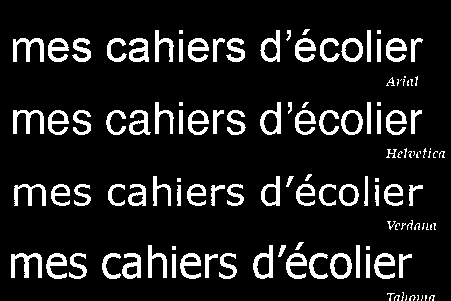
#> input picture Morpho-math/imagesTP/Recit_b.png, 451 x 301 px
$ python TP_4.py
#> lines starting #> are read from the running program, lines starting #| are printed output that depends on the picture; after the words box and inside, x2 and y2 are one past the last pixel; in counts of white or black regions, pixels touching at a corner belong together
import numpy as np
import cv2
import matplotlib.pyplot as plt

#Récupération de l'image
image = cv2.imread("imagesTP/Recit_b.png",0)
#> image: shape (301, 451); 11.6% white; 126 white regions (39 under 20 px), largest, box (x1, y1, x2, y2) and area: (11, 253, 42, 278) 371, (13, 38, 44, 62) 347, (13, 110, 44, 134) 338

#Initialisation de l'élément structurant S
S = np.ones((30,2),np.uint8)

#Erosion de l'image avec l'élément structurant S
Im_erodee = cv2.erode(image,S,1)
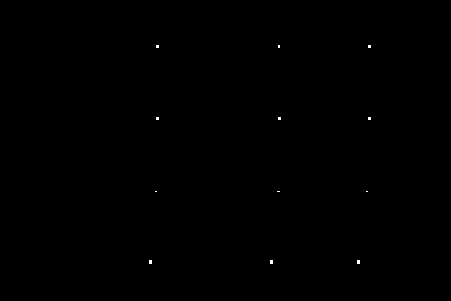
#> Im_erodee: shape (301, 451); 0.07% white in thin lines or dots, all inside (x1, y1, x2, y2) = (149, 45, 371, 264)

#Initialisation de l'élément structurant qui servira à la reconstruction
#==> Cercle de rayon r
r = 5
S2 = cv2.getStructuringElement(cv2.MORPH_ELLIPSE,(r,r))
reconsi_1 = Im_erodee
reconsi = reconsi_1
plt.ion()
i = 0
while True:
    i+=1
    reconsi_1 = reconsi
    reconsi = cv2.dilate(np.minimum(reconsi,image),S2,1)
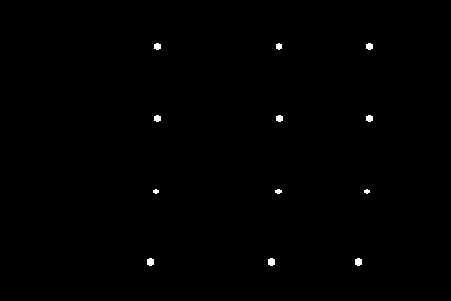
#> reconsi: shape (301, 451); 0.33% white; 12 white regions, largest, box (x1, y1, x2, y2) and area: (147, 258, 154, 266) 48, (268, 258, 275, 266) 48, (355, 258, 362, 266) 48
    if np.array_equal(reconsi,reconsi_1):
        break

    plt.subplot(121)
    plt.imshow(image,'gray')
    plt.title("Image d'origine")

    plt.subplot(122)
    plt.imshow(reconsi,'gray')
    plt.title("Imagi reconstruite")
    plt.show()
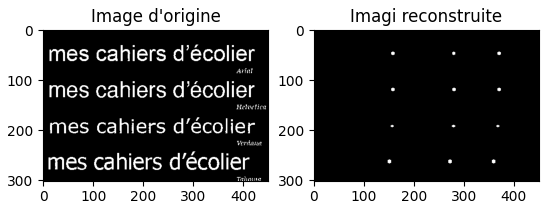
#> figure drawn by matplotlib, 2 panels
    plt.pause(0.03)

print("Nombre d'itérations : ",i)

$ run again, with Morpho-math/imagesTP/des.jpg saved as Morpho-math/imagesTP/Recit_b.png
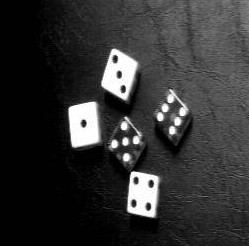
#> input picture Morpho-math/imagesTP/des.jpg, 249 x 246 px
#> image is the input picture: shape (246, 249); min 0, max 255, mean 50.6
#> `reconsi = cv2.dilate(np.minimum(reconsi,image),S2,1)`:
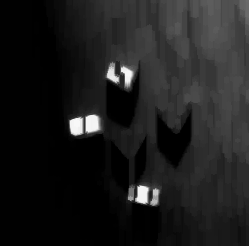
#> reconsi: shape (246, 249); min 0, max 248, mean 29.3
#> `plt.show()`:
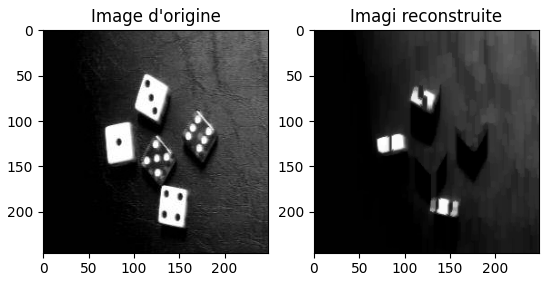
#> figure drawn by matplotlib, 2 panels
